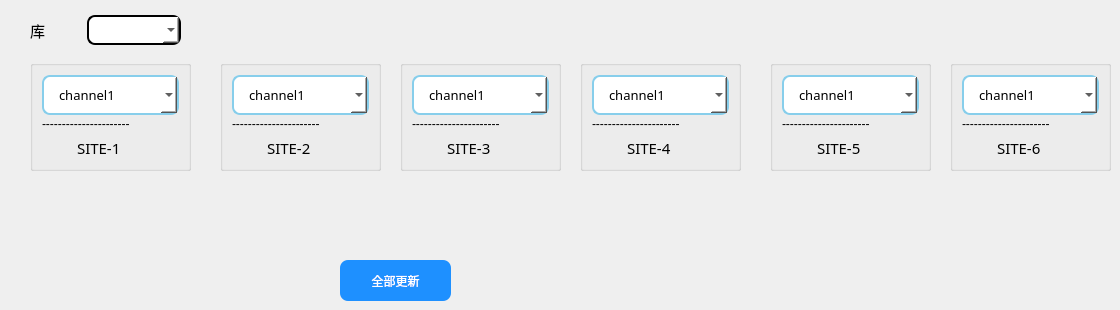
          <widget class="QWidget" name="tab_10">
           <attribute name="title">
            <string>负载仪</string>
           </attribute>
           <widget class="QGroupBox" name="groupBox_4">
            <property name="geometry">
             <rect>
              <x>30</x>
              <y>60</y>
              <width>161</width>
              <height>111</height>
             </rect>
            </property>
            <property name="styleSheet">
             <string notr="true"/>
            </property>
            <property name="title">
             <string/>
            </property>
            <layout class="QGridLayout" name="gridLayout_9">
             <item row="0" column="0">
              <widget class="QComboBox" name="comboBox">
               <property name="sizePolicy">
                <sizepolicy hsizetype="Expanding" vsizetype="Expanding">
                 <horstretch>0</horstretch>
                 <verstretch>0</verstretch>
                </sizepolicy>
               </property>
               <property name="minimumSize">
                <size>
                 <width>0</width>
                 <height>40</height>
                </size>
               </property>
               <property name="font">
                <font>
                 <family>微软雅黑</family>
                 <pointsize>10</pointsize>
                </font>
               </property>
               <property name="styleSheet">
                <string notr="true">QComboBox {
        border: 2px solid #87CEEB;  /* 浅蓝色边框 */
        border-radius: 8px;         /* 圆角半径 */
        padding: 5px 15px;          /* 内边距 */
        background-color: white;    /* 默认背景色 */
        selection-background-color: #e0f0ff; /* 选中项背景色 */
    }
    /* 悬停状态 */
    QComboBox:hover {
        border-color: #4682b4;      /* 悬停时加深边框 */
    }
    /* 按下状态 */
    QComboBox:pressed {
        border-color: #1e90ff;      /* 按下时更深的蓝色 */
        padding-top: 7px;           /* 按下时文字下移 */
        padding-left: 17px;
    }
    /* 获得焦点状态 */
    QComboBox:focus {
        outline: none;
        border-color: #1e90ff;      /* 聚焦时强调边框 */
    }
   
    /* 下拉列表样式 */
    QAbstractItemView {
        border: 2px solid #87CEEB;  /* 下拉列表边框 */
        selection-background-color: #b0e0ff;
    }</string>
               </property>
               <item>
                <property name="text">
                 <string>channel1</string>
                </property>
               </item>
               <item>
                <property name="text">
                 <string>channel2</string>
                </property>
               </item>
               <item>
                <property name="text">
                 <string>channel3</string>
                </property>
               </item>
               <item>
                <property name="text">
                 <string>channel4</string>
                </property>
               </item>
               <item>
                <property name="text">
                 <string>channel5</string>
                </property>
               </item>
               <item>
                <property name="text">
                 <string>channel6</string>
                </property>
               </item>
              </widget>
             </item>
             <item row="2" column="0">
              <widget class="QLabel" name="label_5">
               <property name="sizePolicy">
                <sizepolicy hsizetype="Expanding" vsizetype="Expanding">
                 <horstretch>0</horstretch>
                 <verstretch>0</verstretch>
                </sizepolicy>
               </property>
               <property name="font">
                <font>
                 <family>微软雅黑</family>
                 <pointsize>11</pointsize>
                </font>
               </property>
               <property name="text">
                <string>         SITE-1</string>
               </property>
              </widget>
             </item>
             <item row="1" column="0">
              <widget class="QLabel" name="label_7">
               <property name="sizePolicy">
                <sizepolicy hsizetype="Expanding" vsizetype="Expanding">
                 <horstretch>0</horstretch>
                 <verstretch>0</verstretch>
                </sizepolicy>
               </property>
               <property name="text">
                <string>----------------------</string>
               </property>
              </widget>
             </item>
            </layout>
           </widget>
           <widget class="QGroupBox" name="groupBox_5">
            <property name="geometry">
             <rect>
              <x>220</x>
              <y>60</y>
              <width>161</width>
              <height>111</height>
             </rect>
            </property>
            <property name="styleSheet">
             <string notr="true"/>
            </property>
            <property name="title">
             <string/>
            </property>
            <layout class="QGridLayout" name="gridLayout_11">
             <item row="0" column="0">
              <widget class="QComboBox" name="comboBox_3">
               <property name="sizePolicy">
                <sizepolicy hsizetype="Expanding" vsizetype="Expanding">
                 <horstretch>0</horstretch>
                 <verstretch>0</verstretch>
                </sizepolicy>
               </property>
               <property name="minimumSize">
                <size>
                 <width>0</width>
                 <height>40</height>
                </size>
               </property>
               <property name="font">
                <font>
                 <family>微软雅黑</family>
                 <pointsize>10</pointsize>
                </font>
               </property>
               <property name="styleSheet">
                <string notr="true">QComboBox {
        border: 2px solid #87CEEB;  /* 浅蓝色边框 */
        border-radius: 8px;         /* 圆角半径 */
        padding: 5px 15px;          /* 内边距 */
        background-color: white;    /* 默认背景色 */
        selection-background-color: #e0f0ff; /* 选中项背景色 */
    }
    /* 悬停状态 */
    QComboBox:hover {
        border-color: #4682b4;      /* 悬停时加深边框 */
    }
    /* 按下状态 */
    QComboBox:pressed {
        border-color: #1e90ff;      /* 按下时更深的蓝色 */
        padding-top: 7px;           /* 按下时文字下移 */
        padding-left: 17px;
    }
    /* 获得焦点状态 */
    QComboBox:focus {
        outline: none;
        border-color: #1e90ff;      /* 聚焦时强调边框 */
    }
   
    /* 下拉列表样式 */
    QAbstractItemView {
        border: 2px solid #87CEEB;  /* 下拉列表边框 */
        selection-background-color: #b0e0ff;
    }</string>
               </property>
               <item>
                <property name="text">
                 <string>channel1</string>
                </property>
               </item>
               <item>
                <property name="text">
                 <string>channel2</string>
                </property>
               </item>
               <item>
                <property name="text">
                 <string>channel3</string>
                </property>
               </item>
               <item>
                <property name="text">
                 <string>channel4</string>
                </property>
               </item>
               <item>
                <property name="text">
                 <string>channel5</string>
                </property>
               </item>
               <item>
                <property name="text">
                 <string>channel6</string>
                </property>
               </item>
              </widget>
             </item>
             <item row="2" column="0">
              <widget class="QLabel" name="label_8">
               <property name="sizePolicy">
                <sizepolicy hsizetype="Expanding" vsizetype="Expanding">
                 <horstretch>0</horstretch>
                 <verstretch>0</verstretch>
                </sizepolicy>
               </property>
               <property name="font">
                <font>
                 <family>微软雅黑</family>
                 <pointsize>11</pointsize>
                </font>
               </property>
               <property name="text">
                <string>         SITE-2</string>
               </property>
              </widget>
             </item>
             <item row="1" column="0">
              <widget class="QLabel" name="label_9">
               <property name="sizePolicy">
                <sizepolicy hsizetype="Expanding" vsizetype="Expanding">
                 <horstretch>0</horstretch>
                 <verstretch>0</verstretch>
                </sizepolicy>
               </property>
               <property name="text">
                <string>----------------------</string>
               </property>
              </widget>
             </item>
            </layout>
           </widget>
           <widget class="QGroupBox" name="groupBox_6">
            <property name="geometry">
             <rect>
              <x>400</x>
              <y>60</y>
              <width>161</width>
              <height>111</height>
             </rect>
            </property>
            <property name="styleSheet">
             <string notr="true"/>
            </property>
            <property name="title">
             <string/>
            </property>
            <layout class="QGridLayout" name="gridLayout_12">
             <item row="0" column="0">
              <widget class="QComboBox" name="comboBox_4">
               <property name="sizePolicy">
                <sizepolicy hsizetype="Expanding" vsizetype="Expanding">
                 <horstretch>0</horstretch>
                 <verstretch>0</verstretch>
                </sizepolicy>
               </property>
               <property name="minimumSize">
                <size>
                 <width>0</width>
                 <height>40</height>
                </size>
               </property>
               <property name="font">
                <font>
                 <family>微软雅黑</family>
                 <pointsize>10</pointsize>
                </font>
               </property>
               <property name="styleSheet">
                <string notr="true">QComboBox {
        border: 2px solid #87CEEB;  /* 浅蓝色边框 */
        border-radius: 8px;         /* 圆角半径 */
        padding: 5px 15px;          /* 内边距 */
        background-color: white;    /* 默认背景色 */
        selection-background-color: #e0f0ff; /* 选中项背景色 */
    }
    /* 悬停状态 */
    QComboBox:hover {
        border-color: #4682b4;      /* 悬停时加深边框 */
    }
    /* 按下状态 */
    QComboBox:pressed {
        border-color: #1e90ff;      /* 按下时更深的蓝色 */
        padding-top: 7px;           /* 按下时文字下移 */
        padding-left: 17px;
    }
    /* 获得焦点状态 */
    QComboBox:focus {
        outline: none;
        border-color: #1e90ff;      /* 聚焦时强调边框 */
    }
   
    /* 下拉列表样式 */
    QAbstractItemView {
        border: 2px solid #87CEEB;  /* 下拉列表边框 */
        selection-background-color: #b0e0ff;
    }</string>
               </property>
               <item>
                <property name="text">
                 <string>channel1</string>
                </property>
               </item>
               <item>
                <property name="text">
                 <string>channel2</string>
                </property>
               </item>
               <item>
                <property name="text">
                 <string>channel3</string>
                </property>
               </item>
               <item>
                <property name="text">
                 <string>channel4</string>
                </property>
               </item>
               <item>
                <property name="text">
                 <string>channel5</string>
                </property>
               </item>
               <item>
                <property name="text">
                 <string>channel6</string>
                </property>
               </item>
              </widget>
             </item>
             <item row="2" column="0">
              <widget class="QLabel" name="label_10">
               <property name="sizePolicy">
                <sizepolicy hsizetype="Expanding" vsizetype="Expanding">
                 <horstretch>0</horstretch>
                 <verstretch>0</verstretch>
                </sizepolicy>
               </property>
               <property name="font">
                <font>
                 <family>微软雅黑</family>
                 <pointsize>11</pointsize>
                </font>
               </property>
               <property name="text">
                <string>         SITE-3</string>
               </property>
              </widget>
             </item>
             <item row="1" column="0">
              <widget class="QLabel" name="label_11">
               <property name="sizePolicy">
                <sizepolicy hsizetype="Expanding" vsizetype="Expanding">
                 <horstretch>0</horstretch>
                 <verstretch>0</verstretch>
                </sizepolicy>
               </property>
               <property name="text">
                <string>----------------------</string>
               </property>
              </widget>
             </item>
            </layout>
           </widget>
           <widget class="QGroupBox" name="groupBox_7">
            <property name="geometry">
             <rect>
              <x>580</x>
              <y>60</y>
              <width>161</width>
              <height>111</height>
             </rect>
            </property>
            <property name="styleSheet">
             <string notr="true"/>
            </property>
            <property name="title">
             <string/>
            </property>
            <layout class="QGridLayout" name="gridLayout_13">
             <item row="0" column="0">
              <widget class="QComboBox" name="comboBox_5">
               <property name="sizePolicy">
                <sizepolicy hsizetype="Expanding" vsizetype="Expanding">
                 <horstretch>0</horstretch>
                 <verstretch>0</verstretch>
                </sizepolicy>
               </property>
               <property name="minimumSize">
                <size>
                 <width>0</width>
                 <height>40</height>
                </size>
               </property>
               <property name="font">
                <font>
                 <family>微软雅黑</family>
                 <pointsize>10</pointsize>
                </font>
               </property>
               <property name="styleSheet">
                <string notr="true">QComboBox {
        border: 2px solid #87CEEB;  /* 浅蓝色边框 */
        border-radius: 8px;         /* 圆角半径 */
        padding: 5px 15px;          /* 内边距 */
        background-color: white;    /* 默认背景色 */
        selection-background-color: #e0f0ff; /* 选中项背景色 */
    }
    /* 悬停状态 */
    QComboBox:hover {
        border-color: #4682b4;      /* 悬停时加深边框 */
    }
    /* 按下状态 */
    QComboBox:pressed {
        border-color: #1e90ff;      /* 按下时更深的蓝色 */
        padding-top: 7px;           /* 按下时文字下移 */
        padding-left: 17px;
    }
    /* 获得焦点状态 */
    QComboBox:focus {
        outline: none;
        border-color: #1e90ff;      /* 聚焦时强调边框 */
    }
   
    /* 下拉列表样式 */
    QAbstractItemView {
        border: 2px solid #87CEEB;  /* 下拉列表边框 */
        selection-background-color: #b0e0ff;
    }</string>
               </property>
               <item>
                <property name="text">
                 <string>channel1</string>
                </property>
               </item>
               <item>
                <property name="text">
                 <string>channel2</string>
                </property>
               </item>
               <item>
                <property name="text">
                 <string>channel3</string>
                </property>
               </item>
               <item>
                <property name="text">
                 <string>channel4</string>
                </property>
               </item>
               <item>
                <property name="text">
                 <string>channel5</string>
                </property>
               </item>
               <item>
                <property name="text">
                 <string>channel6</string>
                </property>
               </item>
              </widget>
             </item>
             <item row="2" column="0">
              <widget class="QLabel" name="label_12">
               <property name="sizePolicy">
                <sizepolicy hsizetype="Expanding" vsizetype="Expanding">
                 <horstretch>0</horstretch>
                 <verstretch>0</verstretch>
                </sizepolicy>
               </property>
               <property name="font">
                <font>
                 <family>微软雅黑</family>
                 <pointsize>11</pointsize>
                </font>
               </property>
               <property name="text">
                <string>         SITE-4</string>
               </property>
              </widget>
             </item>
             <item row="1" column="0">
              <widget class="QLabel" name="label_13">
               <property name="sizePolicy">
                <sizepolicy hsizetype="Expanding" vsizetype="Expanding">
                 <horstretch>0</horstretch>
                 <verstretch>0</verstretch>
                </sizepolicy>
               </property>
               <property name="text">
                <string>----------------------</string>
               </property>
              </widget>
             </item>
            </layout>
           </widget>
           <widget class="QGroupBox" name="groupBox_8">
            <property name="geometry">
             <rect>
              <x>770</x>
              <y>60</y>
              <width>161</width>
              <height>111</height>
             </rect>
            </property>
            <property name="styleSheet">
             <string notr="true"/>
            </property>
            <property name="title">
             <string/>
            </property>
            <layout class="QGridLayout" name="gridLayout_14">
             <item row="0" column="0">
              <widget class="QComboBox" name="comboBox_6">
               <property name="sizePolicy">
                <sizepolicy hsizetype="Expanding" vsizetype="Expanding">
                 <horstretch>0</horstretch>
                 <verstretch>0</verstretch>
                </sizepolicy>
               </property>
               <property name="minimumSize">
                <size>
                 <width>0</width>
                 <height>40</height>
                </size>
               </property>
               <property name="font">
                <font>
                 <family>微软雅黑</family>
                 <pointsize>10</pointsize>
                </font>
               </property>
               <property name="styleSheet">
                <string notr="true">QComboBox {
        border: 2px solid #87CEEB;  /* 浅蓝色边框 */
        border-radius: 8px;         /* 圆角半径 */
        padding: 5px 15px;          /* 内边距 */
        background-color: white;    /* 默认背景色 */
        selection-background-color: #e0f0ff; /* 选中项背景色 */
    }
    /* 悬停状态 */
    QComboBox:hover {
        border-color: #4682b4;      /* 悬停时加深边框 */
    }
    /* 按下状态 */
    QComboBox:pressed {
        border-color: #1e90ff;      /* 按下时更深的蓝色 */
        padding-top: 7px;           /* 按下时文字下移 */
        padding-left: 17px;
    }
    /* 获得焦点状态 */
    QComboBox:focus {
        outline: none;
        border-color: #1e90ff;      /* 聚焦时强调边框 */
    }
   
    /* 下拉列表样式 */
    QAbstractItemView {
        border: 2px solid #87CEEB;  /* 下拉列表边框 */
        selection-background-color: #b0e0ff;
    }</string>
               </property>
               <item>
                <property name="text">
                 <string>channel1</string>
                </property>
               </item>
               <item>
                <property name="text">
                 <string>channel2</string>
                </property>
               </item>
               <item>
                <property name="text">
                 <string>channel3</string>
                </property>
               </item>
               <item>
                <property name="text">
                 <string>channel4</string>
                </property>
               </item>
               <item>
                <property name="text">
                 <string>channel5</string>
                </property>
               </item>
               <item>
                <property name="text">
                 <string>channel6</string>
                </property>
               </item>
              </widget>
             </item>
             <item row="2" column="0">
              <widget class="QLabel" name="label_14">
               <property name="sizePolicy">
                <sizepolicy hsizetype="Expanding" vsizetype="Expanding">
                 <horstretch>0</horstretch>
                 <verstretch>0</verstretch>
                </sizepolicy>
               </property>
               <property name="font">
                <font>
                 <family>微软雅黑</family>
                 <pointsize>11</pointsize>
                </font>
               </property>
               <property name="text">
                <string>         SITE-5</string>
               </property>
              </widget>
             </item>
             <item row="1" column="0">
              <widget class="QLabel" name="label_15">
               <property name="sizePolicy">
                <sizepolicy hsizetype="Expanding" vsizetype="Expanding">
                 <horstretch>0</horstretch>
                 <verstretch>0</verstretch>
                </sizepolicy>
               </property>
               <property name="text">
                <string>----------------------</string>
               </property>
              </widget>
             </item>
            </layout>
           </widget>
           <widget class="QGroupBox" name="groupBox_9">
            <property name="geometry">
             <rect>
              <x>950</x>
              <y>60</y>
              <width>161</width>
              <height>111</height>
             </rect>
            </property>
            <property name="styleSheet">
             <string notr="true"/>
            </property>
            <property name="title">
             <string/>
            </property>
            <layout class="QGridLayout" name="gridLayout_15">
             <item row="0" column="0">
              <widget class="QComboBox" name="comboBox_7">
               <property name="sizePolicy">
                <sizepolicy hsizetype="Expanding" vsizetype="Expanding">
                 <horstretch>0</horstretch>
                 <verstretch>0</verstretch>
                </sizepolicy>
               </property>
               <property name="minimumSize">
                <size>
                 <width>0</width>
                 <height>40</height>
                </size>
               </property>
               <property name="font">
                <font>
                 <family>微软雅黑</family>
                 <pointsize>10</pointsize>
                </font>
               </property>
               <property name="styleSheet">
                <string notr="true">QComboBox {
        border: 2px solid #87CEEB;  /* 浅蓝色边框 */
        border-radius: 8px;         /* 圆角半径 */
        padding: 5px 15px;          /* 内边距 */
        background-color: white;    /* 默认背景色 */
        selection-background-color: #e0f0ff; /* 选中项背景色 */
    }
    /* 悬停状态 */
    QComboBox:hover {
        border-color: #4682b4;      /* 悬停时加深边框 */
    }
    /* 按下状态 */
    QComboBox:pressed {
        border-color: #1e90ff;      /* 按下时更深的蓝色 */
        padding-top: 7px;           /* 按下时文字下移 */
        padding-left: 17px;
    }
    /* 获得焦点状态 */
    QComboBox:focus {
        outline: none;
        border-color: #1e90ff;      /* 聚焦时强调边框 */
    }
   
    /* 下拉列表样式 */
    QAbstractItemView {
        border: 2px solid #87CEEB;  /* 下拉列表边框 */
        selection-background-color: #b0e0ff;
    }</string>
               </property>
               <item>
                <property name="text">
                 <string>channel1</string>
                </property>
               </item>
               <item>
                <property name="text">
                 <string>channel2</string>
                </property>
               </item>
               <item>
                <property name="text">
                 <string>channel3</string>
                </property>
               </item>
               <item>
                <property name="text">
                 <string>channel4</string>
                </property>
               </item>
               <item>
                <property name="text">
                 <string>channel5</string>
                </property>
               </item>
               <item>
                <property name="text">
                 <string>channel6</string>
                </property>
               </item>
              </widget>
             </item>
             <item row="2" column="0">
              <widget class="QLabel" name="label_16">
               <property name="sizePolicy">
                <sizepolicy hsizetype="Expanding" vsizetype="Expanding">
                 <horstretch>0</horstretch>
                 <verstretch>0</verstretch>
                </sizepolicy>
               </property>
               <property name="font">
                <font>
                 <family>微软雅黑</family>
                 <pointsize>11</pointsize>
                </font>
               </property>
               <property name="text">
                <string>         SITE-6</string>
               </property>
              </widget>
             </item>
             <item row="1" column="0">
              <widget class="QLabel" name="label_17">
               <property name="sizePolicy">
                <sizepolicy hsizetype="Expanding" vsizetype="Expanding">
                 <horstretch>0</horstretch>
                 <verstretch>0</verstretch>
                </sizepolicy>
               </property>
               <property name="text">
                <string>----------------------</string>
               </property>
              </widget>
             </item>
            </layout>
           </widget>
           <widget class="QPushButton" name="pushButton_55">
            <property name="geometry">
             <rect>
              <x>340</x>
              <y>260</y>
              <width>111</width>
              <height>41</height>
             </rect>
            </property>
            <property name="styleSheet">
             <string notr="true">QPushButton {
        background-color: #1e90ff;  /* 蓝色背景 */
        color: white;               /* 白色文字 */
        border-radius: 8px;         /* 圆角半径 */
        padding: 5px 15px;          /* 内边距 */
        border: none;               /* 去除默认边框 */
    }
    /* 可选：悬停状态效果 */
    QPushButton:hover {
        background-color: #4682b4;  /* 浅蓝色 */
    }
    /* 可选：按下状态效果 */
    QPushButton:pressed {
        background-color: #00008b;  /* 深蓝色 */
        padding-top: 7px;           /* 按下时文字下移 */
        padding-left: 17px;
    }</string>
            </property>
            <property name="text">
             <string>全部更新</string>
            </property>
           </widget>
           <widget class="QWidget" name="layoutWidget">
            <property name="geometry">
             <rect>
              <x>30</x>
              <y>10</y>
              <width>151</width>
              <height>41</height>
             </rect>
            </property>
            <layout class="QGridLayout" name="gridLayout_10">
             <item row="0" column="0">
              <widget class="QLabel" name="label_6">
               <property name="font">
                <font>
                 <family>微软雅黑</family>
                 <pointsize>11</pointsize>
                </font>
               </property>
               <property name="text">
                <string>库</string>
               </property>
              </widget>
             </item>
             <item row="0" column="1">
              <widget class="QComboBox" name="comboBox_2">
               <property name="styleSheet">
                <string notr="true">QComboBox {
        border: 2px solid #000000;  /* 浅蓝色边框 */
        border-radius: 8px;         /* 圆角半径 */
        padding: 5px 15px;          /* 内边距 */
        background-color: white;    /* 默认背景色 */
        selection-background-color: #e0f0ff; /* 选中项背景色 */
    }</string>
               </property>
              </widget>
             </item>
            </layout>
           </widget>
          </widget>
